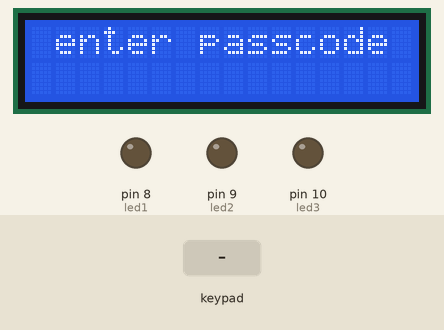
This sketch was run on a simulated Arduino Uno, built with avr-gcc and run on an emulated ATmega328P. Shown: 16×2 character LCD, output pins drawn as LEDs (lit = HIGH). Wiring (inferred from the names in the program): 4×4 keypad with keys 1 2 3 A 4 5 6 B 7 8 9 C * 0 # D (labels assumed): rows pin 12, pin 13, A0, A1; columns A2, A3, A4, A5. The inputs (shaded band) are chosen by the test bench. Random numbers use the default seed unless the sketch sets one; pins used as bus, display or sensor lines are not drawn; what the sketch prints to the serial monitor is not drawn.

Above: at 1.2 s.
1.3 s: keypad keys 1 2 3 4 pressed 0.4 s apart
At 4.9 s:
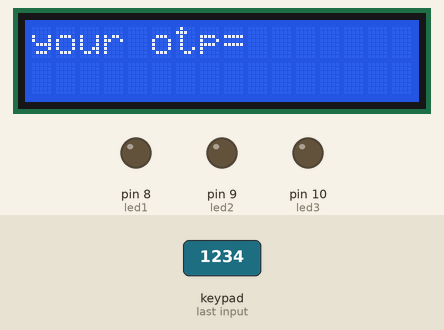
5.9 s: key 'D' pressed
At 7.0 s:
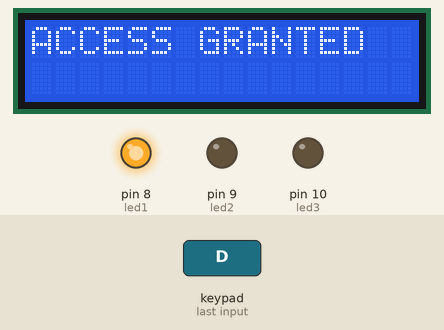
8.9 s: keypad keys 1 2 3 4 # pressed 0.4 s apart
At 13.8 s:
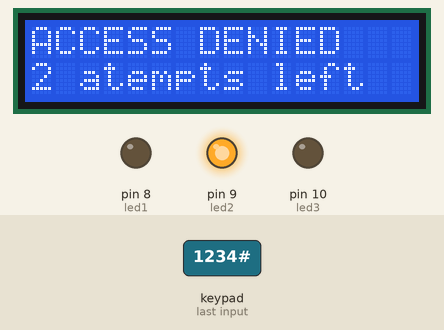
13.9 s: key '2' pressed
At 14.9 s:
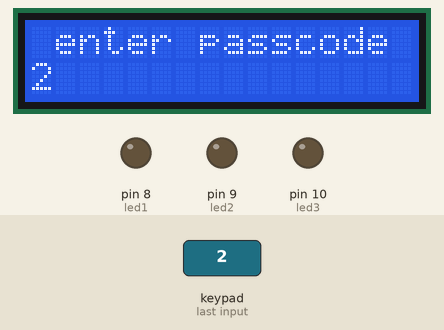
Timing chart, 0 to 16.9 s (numbered marks = the images above; inputs shaded):
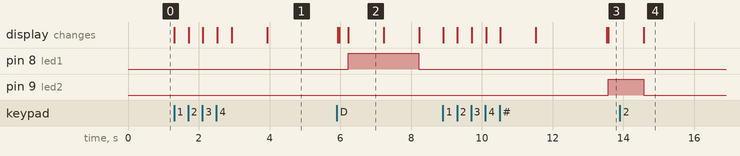

The sketch:

security_aurdino.ino
```cpp
#include<LiquidCrystal.h>
LiquidCrystal lcd(7,6,5,4,3,2);

int r1=12;
int r2=13;
int r3=A0;
int r4=A1;
int c1=A2;
int c2=A3;
int c3=A4;
int c4=A5;
int store[5];
int code[4]={1,2,3,4};
int led3=10,led1=8,led2=9,j=0,k=0,l=3,m,y=0,rem;
int n,q,w,store1,p=0,code2;
int flag;


int otp()
{
   store1=keypad();
   if(store1>0)
   {
     if(store1==16)
     store1=0;

     lcd.print(store1);
     p=store1;
     delay(250);
   }
   if (store1==10)
   {
     if(p==code2)
       flag=1;
     if(flag==1)
       return 3;
     else
        return 1;
   }
}
void hang()
{
  while(1)
  {
    lcd.clear();
    lcd.setCursor(0,0);
    lcd.print("system hang");
    digitalWrite(led3,1);
    delay(100);
  }
}

void setup()
{
  lcd.begin(16,2);
  lcd.print(" enter passcode");
  lcd.setCursor(0,1);
  randomSeed(analogRead(0));
  pinMode(c1,INPUT);
  pinMode(c2,INPUT);
  pinMode(c3,INPUT);
  pinMode(c4,INPUT);
  pinMode(r1,OUTPUT);
  pinMode(r2,OUTPUT);
  pinMode(r3,OUTPUT);
  pinMode(r4,OUTPUT);
  pinMode(led1,OUTPUT);
  pinMode(led2,OUTPUT);
  pinMode(led3,OUTPUT);
  Serial.begin(9600);
}

void loop()
 {
x:
   store[k] = keypad();
   if(store[k]>0)
   {
     if(store[k]==16)
     store[k]=0;
     lcd.print(store[k]);
      delay(400);
     k++;


   }
   if (k==4)
   {
     if(store[0]==code[0])
      if(store[1]==code[1])
       if(store[2]==code[2])
        if(store[3]==code[3])
         j=1;
         if(j==1)
         {
          lcd.clear();
          lcd.setCursor(0,0);
          lcd.print("ACCESS GRANTED");
          delay(1000);
          lcd.clear();
          lcd.print("your otp= ");
          n=random(1000,9999);
          Serial.print(n);
          while(n!=0)
           {
             rem=n%10;
             y+=rem;
             n/=10;
           }
          code2=y;
          delay(2000);
          lcd.clear();
          lcd.setCursor(0,0);
          lcd.print(" enter otp =");
          k=0;
          j=0;
          m=otp();
          if(m==3)
           {
            lcd.clear();
            lcd.setCursor(0,0);
            lcd.print("ACCESS GRANTED");
            digitalWrite(led1,1);
            delay(1000);
            lcd.clear();
            lcd.setCursor(0,0);
            lcd.print("      BYE");
            delay(1000);
            lcd.clear();
            digitalWrite(led1,0);
            lcd.setCursor(0,0);
            lcd.print(" enter passcode");
            lcd.setCursor(0,1);
            k=0;
            l=3;
            j=0;
            y=0;
            flag=0;
            goto x;
           }
           else
           {
            lcd.clear();
            lcd.setCursor(0,0);
            lcd.print("ACCESS DENIED");
            digitalWrite(led2,1);
            lcd.setCursor(0,1);
            lcd.print(l-1);
            lcd.print(" atempts left");
            delay(1000);
            lcd.clear();
            digitalWrite(led2,0);
            lcd.setCursor(0,0);
            lcd.print(" enter passcode");
            lcd.setCursor(0,1);
            k=0;
            l--;
            y=0;
            flag=0;
            if (l==0)
            hang();
            goto x;
           }
         }
        else
        {
          lcd.clear();
          lcd.setCursor(0,0);
          lcd.print("ACCESS DENIED");
          digitalWrite(led2,1);
          lcd.setCursor(0,1);
          lcd.print(l-1);
          lcd.print(" atempts left");
          delay(1000);
          lcd.clear();
          digitalWrite(led2,0);
          lcd.setCursor(0,0);
          lcd.print(" enter passcode");
          lcd.setCursor(0,1);
          k=0;
          j=0;
          l--;
          flag=0;
          if (l==0)
           hang();
          goto x;
        }

   }
  }

int keypad()
{
   digitalWrite(c1,HIGH);
   digitalWrite(c2,HIGH);
   digitalWrite(c3,HIGH);
   digitalWrite(c4,HIGH);

   digitalWrite(r1,LOW);
   digitalWrite(r2,HIGH);
   digitalWrite(r3,HIGH);
   digitalWrite(r4,HIGH);
   if (digitalRead(c1)==0)
     return 1;
   if (digitalRead(c2)==0)
     return 2;
   if (digitalRead(c3)==0)
     return 3;
   if (digitalRead(c4)==0)
   return 10;
   delay(10);


   digitalWrite(r1,HIGH);
   digitalWrite(r2,LOW);
   digitalWrite(r3,HIGH);
   digitalWrite(r4,HIGH);
   if (digitalRead(c1)==0)
     return 4;
   if (digitalRead(c2)==0)
     return 5;
   if (digitalRead(c3)==0)
     return 6;
   if (digitalRead(c4)==0)
     return 11;
   delay(10);

   digitalWrite(r1,HIGH);
   digitalWrite(r2,HIGH);
   digitalWrite(r3,LOW);
   digitalWrite(r4,HIGH);
   if (digitalRead(c1)==0)
     return 7;
   if (digitalRead(c2)==0)
     return 8;
   if (digitalRead(c3)==0)
     return 9;
   if (digitalRead(c4)==0)
     return 12;
   delay(10);

   digitalWrite(r1,HIGH);
   digitalWrite(r2,HIGH);
   digitalWrite(r3,HIGH);
   digitalWrite(r4,LOW);
   if (digitalRead(c1)==0)
     return 15;
   if (digitalRead(c2)==0)
     return 16;
   if (digitalRead(c3)==0)
     return 14;
   if (digitalRead(c4)==0)
     return 13;
   delay(10);
   digitalWrite(r1,HIGH);
   digitalWrite(r2,HIGH);
   digitalWrite(r3,HIGH);
   digitalWrite(r4,HIGH);
   if (digitalRead(c1)==1)
     return 0;
   if (digitalRead(c2)==1)
     return 0;
   if (digitalRead(c3)==1)
     return 0;
   if (digitalRead(c4)==1)
     return 0;
   delay(10);

}
```

Measured:
- after the input at 1.3 s, the display: first changes at once (image 1 shows a later state)
- after the input at 5.9 s, pin 8 (led1): LOW → HIGH after 0.32 s, → LOW 2.0 s later
- after the input at 8.9 s, pin 9 (led2): LOW → HIGH after 4.7 s; the display: first changes at once (image 3 shows a later state)
- what the display in image 2 shows lasts 1.0 s, from 6.2 s to 7.2 s
